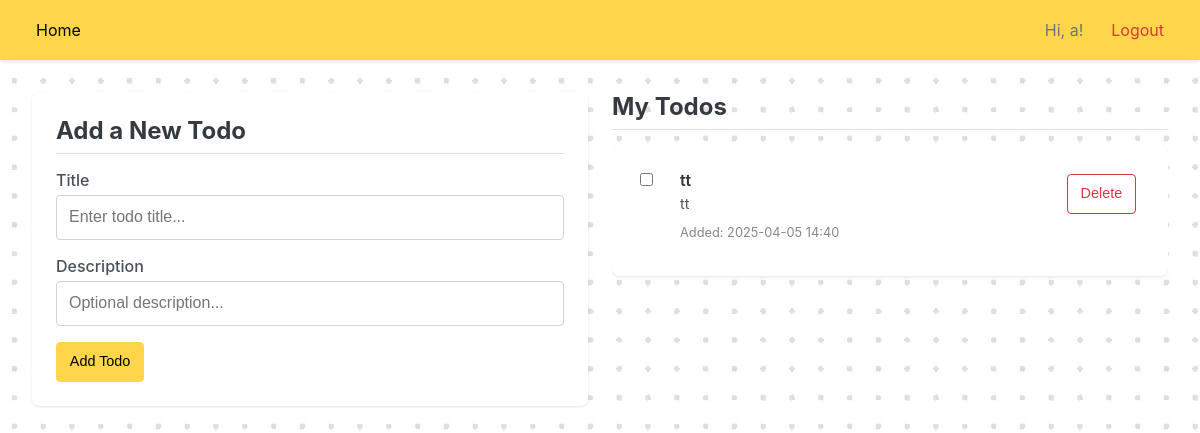
The app's page / (signed in), older data.
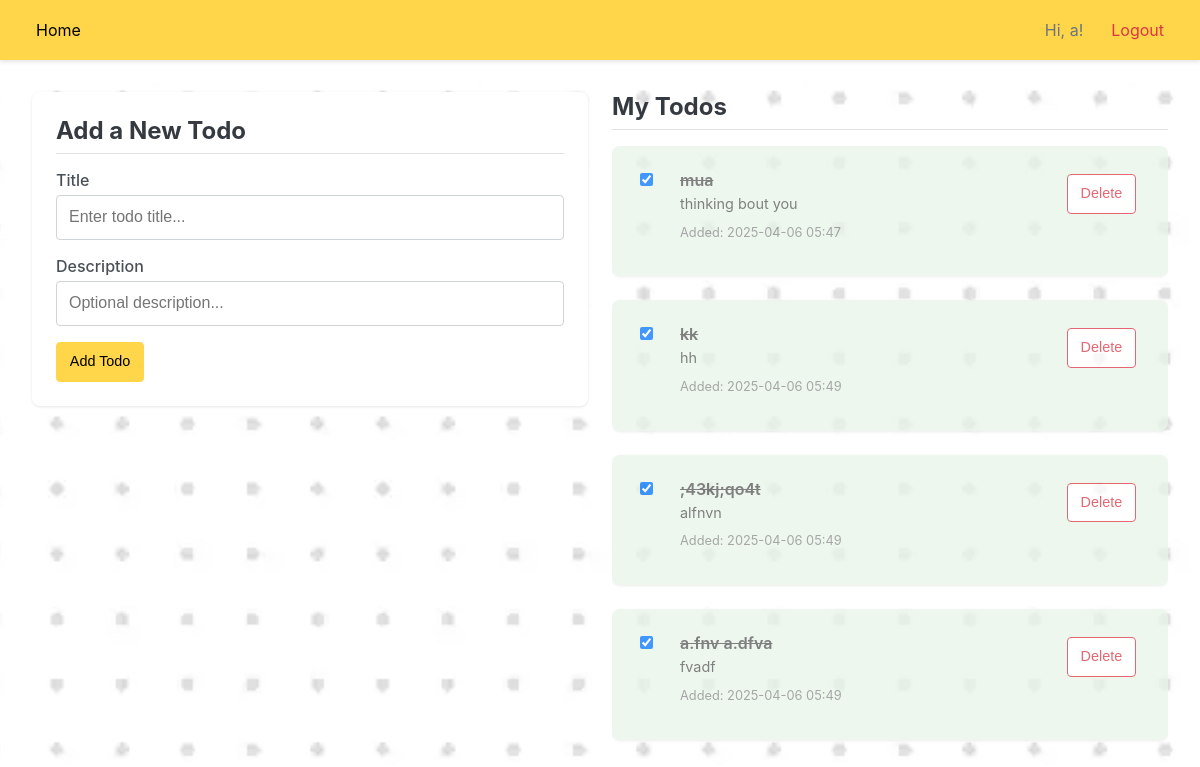
The same page, newer data.
### todos/models.py (models this page shows, shortened)
class TodoItem(models.Model):
    STATUS_CHOICES = [
        ('PENDING', 'Pending'),
        ('IN_PROGRESS', 'In Progress'),
        ('DONE', 'Done'),
    ]
    user = models.ForeignKey(User, on_delete=models.CASCADE, related_name='todos')
    title = models.CharField(max_length=200)
    description = models.TextField(blank=True, null=True)
    status = models.CharField(
        max_length=20,
        choices=STATUS_CHOICES,
        default='PENDING' # Default status when a new item is created
    )
    created_at = models.DateTimeField(auto_now_add=True)
    updated_at = models.DateTimeField(auto_now=True)
    class Meta:
        ordering = ['-created_at'] # Show newest items first by default

### todos/views.py (the view)
# urls.py: path('', views.home, name='home'),
def home(request):
    if not request.user.is_authenticated:
        return render(request, 'home.html')
    else:
        if request.method == 'POST':
            form = TodoForm(request.POST)
            if form.is_valid():
                try:
                    services.create_todo(
                        user=request.user,
                        title=form.cleaned_data['title'],
                        description=form.cleaned_data['description']
                    )
                    return redirect('home')
                except ValueError as e: # Example: Catch specific service errors
                    form.add_error(None, str(e)) # Add non-field error
        else: # GET request
            form = TodoForm()
        user_todos = services.get_todos_for_user(user=request.user)
        context = { 'todo_list': user_todos, 'add_todo_form': form }
        return render(request, 'home.html', context)

### todos/forms.py
class TodoForm(forms.ModelForm):
    class Meta:
        model = TodoItem
        fields = ['title', 'description']
        widgets = {
            'description': forms.Textarea(attrs={'rows': 3, 'placeholder': 'Optional description...'}),
            'title': forms.TextInput(attrs={'placeholder': 'Enter todo title...'}),
        }

### todos/services.py (called while the page is built)
def get_todos_for_user(user: User): # -> QuerySet[TodoItem]: (Using type hints)
    return TodoItem.objects.filter(user=user).order_by('created_at') # Or default order

### templates/home.html (shortened to what this page needs)
{% extends 'base.html' %}
{% load static %}
{% block content %}
    {% if user.is_authenticated %}
        <div class="home-layout">
            <div class="home-column add-todo-column">
                <section class="add-todo-section card">
                    <h2>Add a New Todo</h2>
                    <form class="add-todo-form" method="post" action="{% url 'home' %}">
                         {% for field in add_todo_form %}
                            <div class="form-field">
                                <label for="{{ field.id_for_label }}">{{ field.label }}</label>
                                {% if field.field.widget.input_type == 'textarea' %}
                                    <textarea id="{{ field.id_for_label }}" name="{{ field.name }}" rows="3" placeholder="{{ field.field.widget.attrs.placeholder|default:'' }}" class="form-input form-textarea"></textarea>
                                {% else %}
                                    <input id="{{ field.id_for_label }}" name="{{ field.name }}" type="{{ field.field.widget.input_type }}" placeholder="{{ field.field.widget.attrs.placeholder|default:field.label }}" class="form-input">
                                {% endif %}
                            </div>
                         {% endfor %}
                         <button type="submit" class="button button-primary">Add Todo</button>
                    </form>
                </section>
            </div>
            <div class="home-column todo-list-column">
                <section class="todo-list-section">
                    <h2>My Todos</h2>
                    {% if todo_list %}
                        <ul class="todo-list">
                            {% for todo in todo_list %}
                            <li class="todo-item card {% if todo.status == 'DONE' %}todo-item-done{% endif %}">
                            <form method="post" action="{% url 'update_todo_status' todo.id %}" class="inline-form update-status-form">
                                <input
                                    type="checkbox"
                                    name="status"
                                    class="todo-status-checkbox"
                                    id="update-{{ todo.id }}"
                                    {% if todo.status == 'DONE' %}checked{% endif %}
                                    onchange="this.form.submit()"
                                    title="Mark as {% if todo.status == 'DONE' %}Pending{% else %}Done{% endif %}"
                                    >
                            </form>
                            <div class="todo-content">
                                <strong class="todo-title">{{ todo.title }}</strong>
                                {% if todo.description %}
                                    <p class="todo-description">{{ todo.description }}</p>
                                {% endif %}
                                <p class="todo-timestamp">Added: {{ todo.created_at|date:"Y-m-d H:i" }}</p>
                            </div>
                            <div class="todo-actions">
                                <form method="post" action="{% url 'delete_todo' todo.id %}" class="inline-form" onsubmit="return confirm('Are you sure you want to delete this item?');">
                                    <button type="submit" class="button button-delete">Delete</button>
                                </form>
                            </div>
                        </li>
                    {% endfor %}
                        </ul>
                    {% else %}
                        <p class="no-todos-message card">You haven't added any todos yet. Add one on the left!</p>
                    {% endif %}
                </section>
            </div>
        </div>
    {% else %}
        <div class="welcome-message card">
            <h2>Welcome to the Todo App!</h2>
            <p>Please <a href="{% url 'login' %}">login</a> or <a href="{% url 'signup' %}">sign up</a> to manage your todos.</p>
        </div>
    {% endif %}
{% endblock %}

### templates/base.html (shortened to what this page needs)
 {% load static %}
<!DOCTYPE html>
<html lang="en">
  <head>
  </head>
  <body>
    <nav>
      <div>
        <a href="{% url 'home' %}">Home</a>
      </div>
      <div class="auth-section">
        {% if user.is_authenticated %}
        <span>Hi, {{ user.username }}!</span>
        <form
          method="post"
          action="{% url 'logout' %}"
          style="display: inline; margin: 0; padding: 0"
        >
          <button type="submit">Logout</button>
        </form>
        {% else %}
        <a href="{% url 'login' %}">Login</a>
        <a href="{% url 'signup' %}">Sign Up</a>
        {% endif %}
      </div>
    </nav>
    <div class="content">{% block content %} {% endblock %}</div>
  </body>
</html>

Row changes from the older to the newer data that the page shows:
removed TodoItem: title "tt", description "tt", created_at "2025-04-05 14:40"
added TodoItem: status "☑", title "mua", description "thinking bout you", created_at "2025-04-06 05:47"
added TodoItem: status "☑", title "kk", description "hh", created_at "2025-04-06 05:49"
added TodoItem: status "☑", title ";43kj;qo4t", description "alfnvn", created_at "2025-04-06 05:49"
added TodoItem: status "☑", title "a.fnv a.dfva", description "fvadf", created_at "2025-04-06 05:49"
